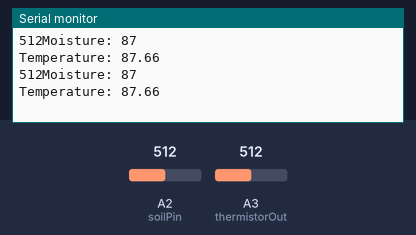
Recording of a sketch running on a simulated Arduino Uno, built with avr-gcc and run on an emulated ATmega328P. On the bench: the last lines printed to the serial monitor. The test bench sets the inputs (shaded band); at power-on: A2 (soilPin) = 512, A3 (thermistorOut) = 512.

Above: at 2.8 s.
2.9 s: A2 (soilPin) set to 716
At 4.3 s:
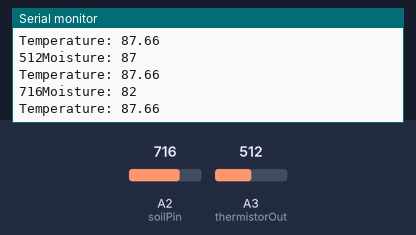
5.6 s: A3 (thermistorOut) set to 716
At 7.1 s:
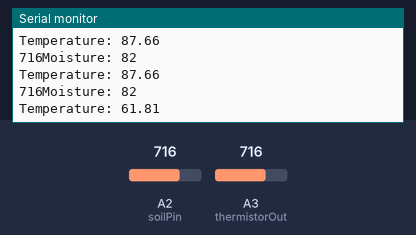
8.3 s: A2 (soilPin) set to 900
At 10.8 s:
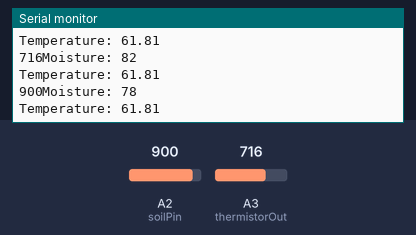
11.0 s: A3 (thermistorOut) set to 900
At 13.0 s:
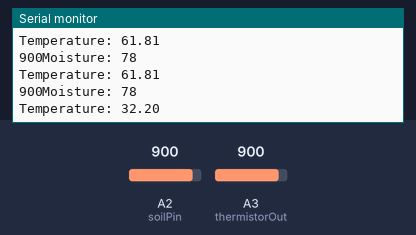
Timing chart, 0 to 14.5 s (numbered marks = the images above; inputs shaded):
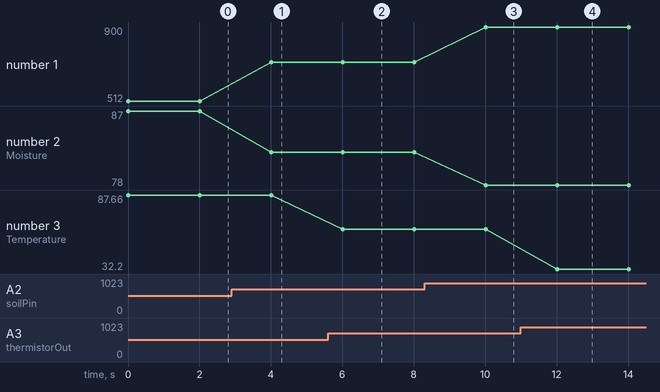

Measured:
- after the input at 2.9 s, the serial monitor: prints a new line after 1.1 s (image 1)
- after the input at 5.6 s, the serial monitor: prints a new line after 0.41 s (image 2)
- after the input at 8.3 s, the serial monitor: prints a new line after 1.7 s (image 3)
- after the input at 11.0 s, the serial monitor: prints a new line after 1.0 s (image 4)
- plotted number 1: 512 → 716 after the input at 2.9 s, 716 → 900 after the input at 8.3 s
- plotted number 2: 87 → 82 after the input at 2.9 s, 82 → 78 after the input at 8.3 s
- plotted number 3: 87.66 → 61.81 after the input at 5.6 s, 61.81 → 32.2 after the input at 11.0 s

The sketch:

probe.ino
```cpp
#define soilPin 2
#define thermistorPin 16
#define thermistorOut 17

int refres = 10000;
float nominalres = 100000.0;
int nominaltemp = 25;
int bcoef = 3950;

int soilMoisture;

void setup() {
  pinMode(soilPin, INPUT);
  pinMode(thermistorPin, OUTPUT);
  pinMode(thermistorOut, INPUT);
  Serial.begin(115200);
}

void loop() {
  // Spil moisture reading
  soilMoisture = analogRead(soilPin);
  Serial.print(soilMoisture);
  soilMoisture = map(soilMoisture, 4095, 0, 0, 100);
  Serial.print("Moisture: ");
  Serial.println(soilMoisture);

  //temperature reading
  digitalWrite(thermistorPin, HIGH);
  float temp2read;
  temp2read = analogRead(thermistorOut);
  digitalWrite(thermistorPin, LOW);  // to prevent overheating / flase readings
  temp2read = refres / (1023.0 / temp2read - 1);
  float temp2;
  //convert thermistor reading to deg C
  temp2 = temp2read / nominalres;
  temp2 = log(temp2);
  temp2 = temp2 / bcoef;
  temp2 += 1.0 / (nominaltemp + 273.15);
  temp2 = 1.0 / temp2;
  temp2 -= 273.15;
  Serial.print("Temperature: ");
  Serial.println(temp2);


  delay(2000);
}
```
